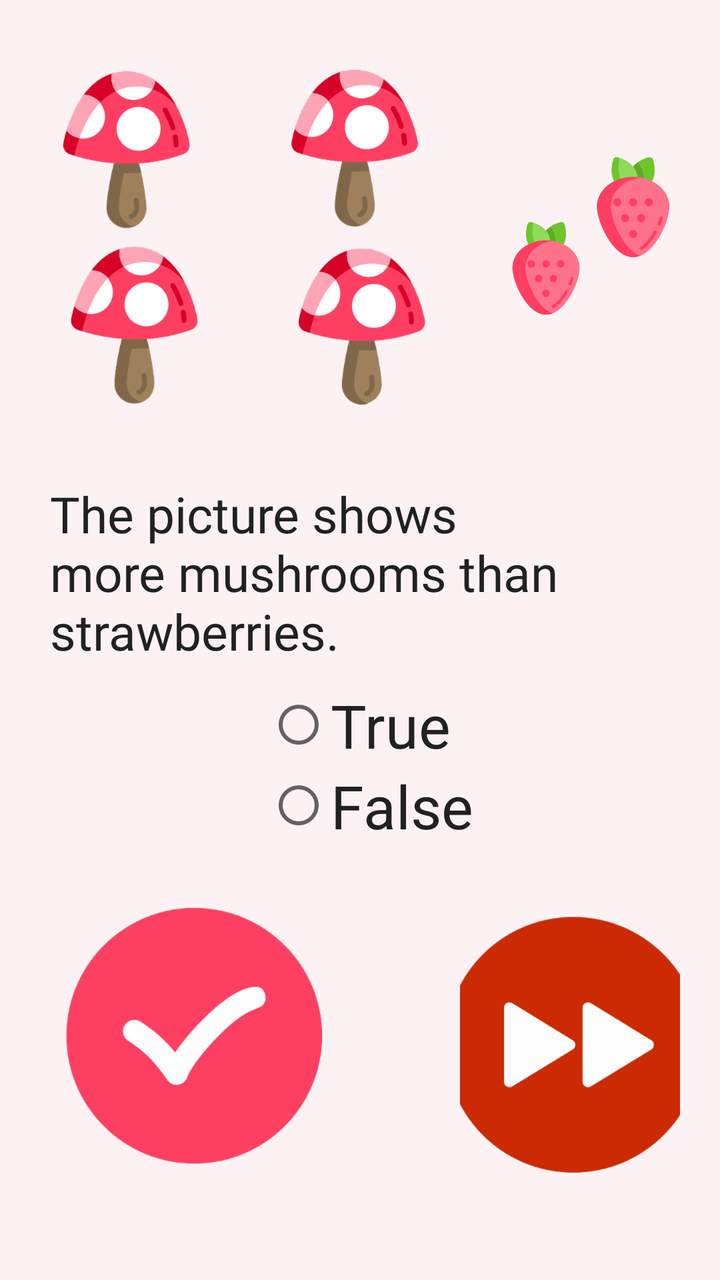
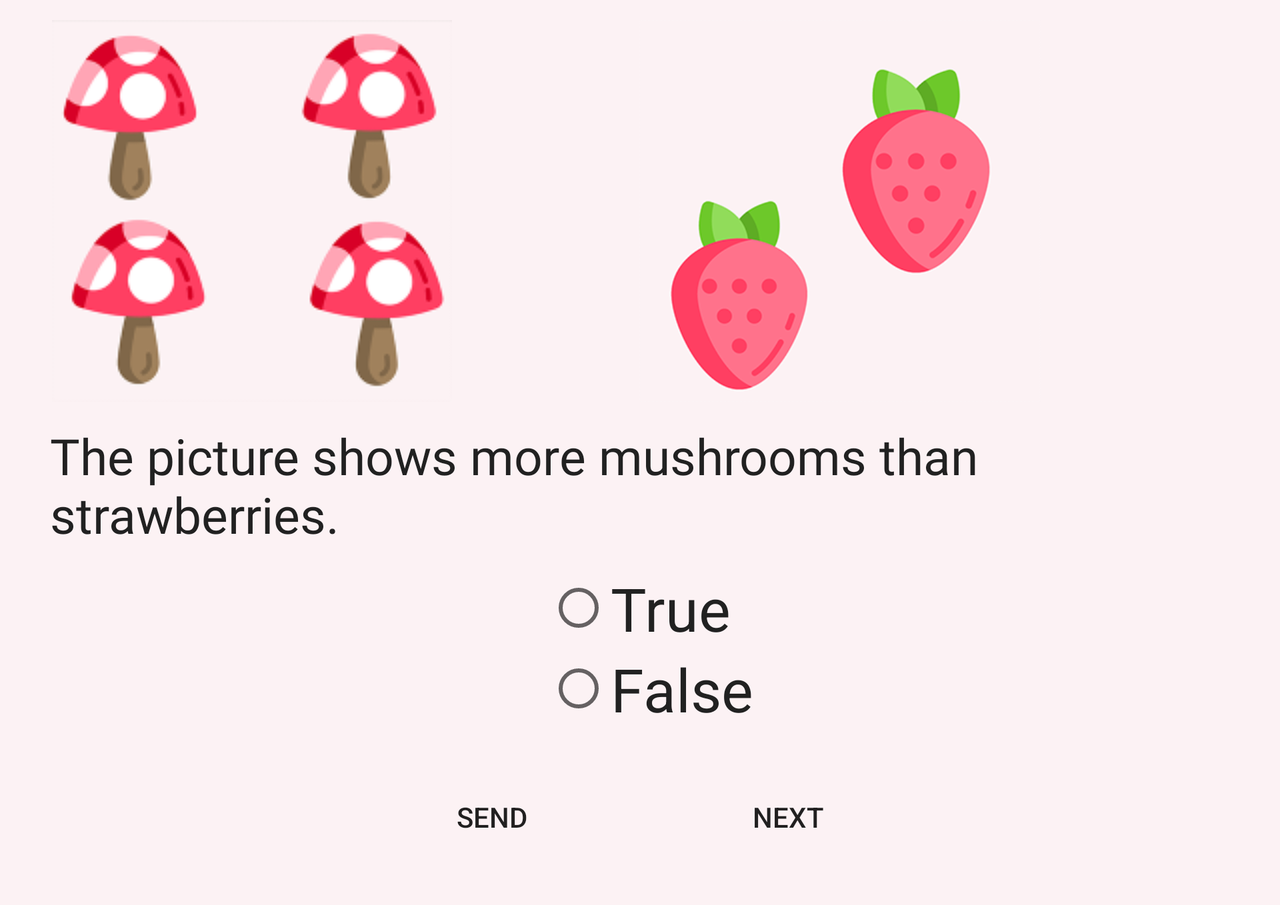

Two renders of one Android screen. The first uses the default layout on a phone; the second uses the alternative layout the repository ships for a different screen configuration, on a matching device. The two XML files are below.
<!-- AndroidManifest.xml: application theme AppTheme -->
<!-- res/layout/radio_button2.xml -->
<?xml version="1.0" encoding="utf-8"?>
<ScrollView
    xmlns:android="http://schemas.android.com/apk/res/android"
    android:layout_width="match_parent"
    android:layout_height="match_parent">

<RelativeLayout
    android:layout_width="match_parent"
    android:layout_height="match_parent"
    android:orientation="vertical">

    <LinearLayout
        android:id="@+id/imageLayout"
        android:layout_width="wrap_content"
        android:layout_height="wrap_content"
        android:layout_margin="@dimen/landTop"
        android:orientation="horizontal">

        <ImageView
            android:id="@+id/questionImage"
            android:layout_width="wrap_content"
            android:layout_height="wrap_content"
            android:src="@drawable/four" />

        <ImageView
            android:id="@+id/questionImage2"
            android:layout_width="match_parent"
            android:layout_height="match_parent"
            android:src="@drawable/two"
            android:layout_marginLeft="@dimen/margin_left"/>

    </LinearLayout>

    <TextView
        android:id="@+id/radio2Question"
        style="@style/Text"
        android:layout_width="wrap_content"
        android:layout_height="wrap_content"
        android:fontFamily="@font/unkemptbold"
        android:layout_below="@id/imageLayout"
        android:layout_centerInParent="true"
        android:text="@string/question4" />

    <RadioGroup
        android:id="@+id/radio2Answer"
        android:layout_width="wrap_content"
        android:layout_height="wrap_content"
        android:layout_gravity="center_horizontal"
        android:layout_below="@id/radio2Question"
        android:layout_centerInParent="true"
        >

        <RadioButton
            android:id="@+id/radio2Answer1"
            android:layout_width="wrap_content"
            android:layout_height="wrap_content"
            android:text="@string/q4answer1"
            style="@style/RadioButton"/>

        <RadioButton
            android:id="@+id/radio2Answer2"
            android:layout_width="wrap_content"
            android:layout_height="wrap_content"
            android:text="@string/q4answer2"
            style="@style/RadioButton"/>


    </RadioGroup>

    <LinearLayout
        android:layout_width="wrap_content"
        android:layout_height="wrap_content"
        android:layout_gravity="center"
        android:layout_margin="@dimen/button_margin"
        android:orientation="horizontal"
        android:layout_below="@id/radio2Answer"
        android:layout_centerInParent="true">

        <ImageButton
            android:id="@+id/sendCheck"
            style="@style/ButtonLeft"
            android:src="@drawable/submit"
            android:layout_width="wrap_content"
            android:layout_height="wrap_content"
            android:onClick="sendAnswerButton"
            android:visibility="visible"
            />

        <ImageButton
            android:id="@+id/nextCheck"
            style="@style/ButtonRight"
            android:layout_width="wrap_content"
            android:layout_height="wrap_content"
            android:onClick="nextQuizButton"
            android:src="@drawable/next" />
    </LinearLayout>

</RelativeLayout>
</ScrollView>
<!-- resources referenced by this layout -->
<resources>
  <dimen name="button_margin">20dp</dimen>
  <dimen name="landTop">20dp</dimen>
  <dimen name="margin_left">30dp</dimen>
  <!-- drawable four: png bitmap (drawable-hdpi, 32173 bytes) -->
  <!-- drawable next: png bitmap (drawable-hdpi, 9927 bytes) -->
  <!-- drawable submit: png bitmap (drawable-hdpi, 10270 bytes) -->
  <!-- drawable two: png bitmap (drawable-hdpi, 20889 bytes) -->
  <string name="q4answer1">True</string>
  <string name="q4answer2">False</string>
  <string name="question4">The picture shows more mushrooms than strawberries.</string>
  <style name="ButtonLeft">
          <item name="android:background">@android:color/transparent</item>
          <item name="android:layout_gravity">center_vertical</item>
          <item name="android:layout_marginRight">@dimen/margin_right</item>
      </style>
  <style name="ButtonRight">
          <item name="android:background">@android:color/transparent</item>
          <item name="android:layout_gravity">center_vertical</item>
          <item name="android:layout_marginLeft">@dimen/margin_left</item>
      </style>
  <style name="RadioButton">
          <item name="android:textColor">@color/primary_text</item>
          <item name="android:textSize">30sp</item>
          <item name="android:layout_marginLeft">@dimen/margin_left</item>
          <item name="android:layout_marginRight">@dimen/text_margin</item>
      </style>
  <style name="Text">
          <item name="android:textColor">@color/primary_text</item>
          <item name="android:textSize">25sp</item>
          <item name="android:layout_marginLeft">@dimen/margin_left</item>
          <item name="android:layout_marginRight">@dimen/text_margin</item>
          <item name="android:layout_marginBottom">@dimen/margin_bottom</item>
      </style>
  <style name="AppTheme" parent="Theme.AppCompat.Light.NoActionBar">
          
          <item name="colorPrimary">@color/colorPrimary</item>
          <item name="colorPrimaryDark">@color/colorPrimaryDark</item>
          <item name="colorAccent">@color/colorAccent</item>
          <item name="android:colorBackground">@color/color_background</item>
      </style>
  <dimen name="margin_right">30dp</dimen>
  <color name="primary_text">#212121</color>
  <dimen name="text_margin">20dp</dimen>
  <dimen name="margin_bottom">10dp</dimen>
  <color name="colorPrimary">#64ace4</color>
  <color name="colorPrimaryDark">#287db2</color>
  <color name="colorAccent">#e95664</color>
  <color name="color_background">#fcf2f4</color>
</resources>
<!-- res/layout-land/radio_button2.xml (the repository's variant of the layout above) -->
<!-- drawn on the phone turned sideways -->
<?xml version="1.0" encoding="utf-8"?>
<ScrollView
    xmlns:android="http://schemas.android.com/apk/res/android"
    android:layout_width="match_parent"
    android:layout_height="match_parent">

<RelativeLayout
    android:layout_width="match_parent"
    android:layout_height="match_parent"
    android:orientation="vertical">

    <LinearLayout
        android:id="@+id/imageLayout"
        android:layout_width="wrap_content"
        android:layout_height="wrap_content"
        android:layout_centerHorizontal="true"
        android:layout_margin="@dimen/image_margin"
        android:orientation="horizontal">

        <ImageView
            android:id="@+id/questionImage"
            android:layout_width="wrap_content"
            android:layout_height="wrap_content"
            android:src="@drawable/mushroom_four" />

        <ImageView
            android:id="@+id/questionImage2"
            android:layout_width="match_parent"
            android:layout_height="match_parent"
            android:src="@drawable/strawberry_two" />

    </LinearLayout>

    <TextView
        android:id="@+id/radio2Question"
        style="@style/Text"
        android:layout_width="wrap_content"
        android:layout_height="wrap_content"
        android:fontFamily="@font/unkemptbold"
        android:layout_below="@id/imageLayout"
        android:layout_centerInParent="true"
        android:text="@string/question4" />

    <RadioGroup
        android:id="@+id/radio2Answer"
        android:layout_width="wrap_content"
        android:layout_height="wrap_content"
        android:layout_gravity="center_horizontal"
        android:layout_below="@id/radio2Question"
        android:layout_centerInParent="true"
        >

        <RadioButton
            android:id="@+id/radio2Answer1"
            android:layout_width="wrap_content"
            android:layout_height="wrap_content"
            android:text="@string/q4answer1"
            style="@style/RadioButton"/>

        <RadioButton
            android:id="@+id/radio2Answer2"
            android:layout_width="wrap_content"
            android:layout_height="wrap_content"
            android:text="@string/q4answer2"
            style="@style/RadioButton"/>


    </RadioGroup>

    <LinearLayout
        android:layout_width="wrap_content"
        android:layout_height="wrap_content"
        android:layout_gravity="center"
        android:layout_margin="@dimen/button_margin"
        android:orientation="horizontal"
        android:layout_below="@id/radio2Answer"
        android:layout_centerInParent="true">

        <Button
            android:id="@+id/send_button"
            style="@style/ButtonLeft"
            android:layout_width="wrap_content"
            android:layout_height="wrap_content"
            android:text="@string/send"
            android:onClick="sendButton"
            android:visibility="visible"
            />

        <Button
            android:id="@+id/next_button"
            style="@style/ButtonRight"
            android:layout_width="wrap_content"
            android:layout_height="wrap_content"
            android:text="@string/next"
            android:onClick="nextButton"
            />
    </LinearLayout>

</RelativeLayout>
</ScrollView>
<!-- resources referenced by the variant -->
<!-- as the phone turned sideways resolves them -->
<resources>
  <dimen name="button_margin">20dp</dimen>
  <dimen name="image_margin">10dp</dimen>
  <!-- drawable mushroom_four: png bitmap (drawable, 21726 bytes) -->
  <!-- drawable strawberry_two: png bitmap (drawable, 31687 bytes) -->
  <string name="next">Next</string>
  <string name="q4answer1">True</string>
  <string name="q4answer2">False</string>
  <string name="question4">The picture shows more mushrooms than strawberries.</string>
  <string name="send">Send</string>
  <style name="ButtonLeft">
          <item name="android:background">@android:color/transparent</item>
          <item name="android:layout_gravity">center_vertical</item>
          <item name="android:layout_marginRight">@dimen/margin_right</item>
      </style>
  <style name="ButtonRight">
          <item name="android:background">@android:color/transparent</item>
          <item name="android:layout_gravity">center_vertical</item>
          <item name="android:layout_marginLeft">@dimen/margin_left</item>
      </style>
  <style name="RadioButton">
          <item name="android:textColor">@color/primary_text</item>
          <item name="android:textSize">30sp</item>
          <item name="android:layout_marginLeft">@dimen/margin_left</item>
          <item name="android:layout_marginRight">@dimen/text_margin</item>
      </style>
  <style name="Text">
          <item name="android:textColor">@color/primary_text</item>
          <item name="android:textSize">25sp</item>
          <item name="android:layout_marginLeft">@dimen/margin_left</item>
          <item name="android:layout_marginRight">@dimen/text_margin</item>
          <item name="android:layout_marginBottom">@dimen/margin_bottom</item>
      </style>
  <style name="AppTheme" parent="Theme.AppCompat.Light.NoActionBar">
          
          <item name="colorPrimary">@color/colorPrimary</item>
          <item name="colorPrimaryDark">@color/colorPrimaryDark</item>
          <item name="colorAccent">@color/colorAccent</item>
          <item name="android:colorBackground">@color/color_background</item>
      </style>
  <dimen name="margin_right">30dp</dimen>
  <dimen name="margin_left">30dp</dimen>
  <color name="primary_text">#212121</color>
  <dimen name="text_margin">20dp</dimen>
  <dimen name="margin_bottom">10dp</dimen>
  <color name="colorPrimary">#64ace4</color>
  <color name="colorPrimaryDark">#287db2</color>
  <color name="colorAccent">#e95664</color>
  <color name="color_background">#fcf2f4</color>
</resources>
